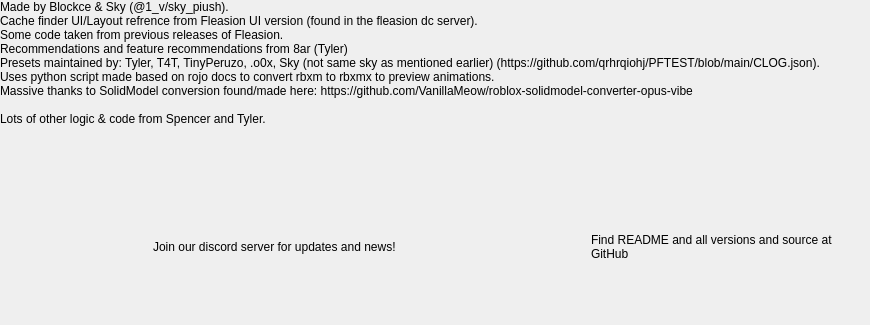
<?xml version="1.0" encoding="UTF-8"?>
<ui version="4.0">
 <class>CacheStuffTab</class>
 <widget class="QWidget" name="CacheStuffTab">
  <property name="geometry">
   <rect>
    <x>0</x>
    <y>0</y>
    <width>870</width>
    <height>325</height>
   </rect>
  </property>
  <property name="styleSheet">
   <string notr="true"/>
  </property>
  <layout class="QGridLayout" name="gridLayout">
   <property name="leftMargin">
    <number>0</number>
   </property>
   <property name="topMargin">
    <number>0</number>
   </property>
   <property name="rightMargin">
    <number>0</number>
   </property>
   <property name="bottomMargin">
    <number>0</number>
   </property>
   <item row="3" column="0">
    <layout class="QHBoxLayout" name="horizontalLayout">
     <item>
      <widget class="QFrame" name="frame">
       <property name="minimumSize">
        <size>
         <width>0</width>
         <height>157</height>
        </size>
       </property>
       <property name="maximumSize">
        <size>
         <width>16777215</width>
         <height>157</height>
        </size>
       </property>
       <property name="styleSheet">
        <string notr="true">background-color: transparent;</string>
       </property>
       <property name="frameShape">
        <enum>QFrame::Shape::StyledPanel</enum>
       </property>
       <property name="frameShadow">
        <enum>QFrame::Shadow::Raised</enum>
       </property>
       <layout class="QHBoxLayout" name="horizontalLayout_3">
        <item>
         <widget class="QLabel" name="DiscordIcon">
          <property name="minimumSize">
           <size>
            <width>137</width>
            <height>137</height>
           </size>
          </property>
          <property name="maximumSize">
           <size>
            <width>137</width>
            <height>137</height>
           </size>
          </property>
          <property name="text">
           <string/>
          </property>
          <property name="pixmap">
           <pixmap>:/icons/DiscordIcon.png</pixmap>
          </property>
          <property name="scaledContents">
           <bool>true</bool>
          </property>
          <property name="alignment">
           <set>Qt::AlignmentFlag::AlignCenter</set>
          </property>
         </widget>
        </item>
        <item>
         <widget class="QLabel" name="DiscordInfo">
          <property name="text">
           <string>Join our discord server for updates and news!</string>
          </property>
          <property name="wordWrap">
           <bool>true</bool>
          </property>
         </widget>
        </item>
       </layout>
      </widget>
     </item>
     <item>
      <widget class="QFrame" name="frame_2">
       <property name="minimumSize">
        <size>
         <width>0</width>
         <height>157</height>
        </size>
       </property>
       <property name="maximumSize">
        <size>
         <width>16777215</width>
         <height>157</height>
        </size>
       </property>
       <property name="styleSheet">
        <string notr="true">background-color: transparent;</string>
       </property>
       <property name="frameShape">
        <enum>QFrame::Shape::StyledPanel</enum>
       </property>
       <property name="frameShadow">
        <enum>QFrame::Shadow::Raised</enum>
       </property>
       <layout class="QHBoxLayout" name="horizontalLayout_2">
        <item>
         <widget class="QLabel" name="GitHubIcon">
          <property name="minimumSize">
           <size>
            <width>137</width>
            <height>137</height>
           </size>
          </property>
          <property name="maximumSize">
           <size>
            <width>137</width>
            <height>137</height>
           </size>
          </property>
          <property name="text">
           <string/>
          </property>
          <property name="pixmap">
           <pixmap>:/icons/GitHubIcon.png</pixmap>
          </property>
          <property name="scaledContents">
           <bool>true</bool>
          </property>
          <property name="alignment">
           <set>Qt::AlignmentFlag::AlignCenter</set>
          </property>
         </widget>
        </item>
        <item>
         <widget class="QLabel" name="GitHubInfo">
          <property name="text">
           <string>Find README and all versions and source at GitHub</string>
          </property>
          <property name="wordWrap">
           <bool>true</bool>
          </property>
         </widget>
        </item>
       </layout>
      </widget>
     </item>
    </layout>
   </item>
   <item row="0" column="0">
    <widget class="QLabel" name="label">
     <property name="minimumSize">
      <size>
       <width>0</width>
       <height>0</height>
      </size>
     </property>
     <property name="text">
      <string>&lt;html&gt;&lt;head/&gt;&lt;body&gt;&lt;p&gt;Made by Blockce &amp;amp; Sky (@1_v/sky_piush).&lt;br/&gt;Cache finder UI/Layout refrence from Fleasion UI version (found in the fleasion dc server).&lt;br/&gt;Some code taken from previous releases of Fleasion.&lt;br/&gt;Recommendations and feature recommendations from 8ar (Tyler)&lt;br/&gt;Presets maintained by: Tyler, T4T, TinyPeruzo, .o0x, Sky (not same sky as mentioned earlier) (https://github.com/qrhrqiohj/PFTEST/blob/main/CLOG.json).&lt;br/&gt;Uses python script made based on rojo docs to convert rbxm to rbxmx to preview animations.&lt;br/&gt;Massive thanks to SolidModel conversion found/made here: https://github.com/VanillaMeow/roblox-solidmodel-converter-opus-vibe&lt;br/&gt;&lt;br/&gt;Lots of other logic &amp;amp; code from Spencer and Tyler.&lt;/p&gt;&lt;/body&gt;&lt;/html&gt;</string>
     </property>
     <property name="textFormat">
      <enum>Qt::TextFormat::AutoText</enum>
     </property>
     <property name="scaledContents">
      <bool>false</bool>
     </property>
     <property name="alignment">
      <set>Qt::AlignmentFlag::AlignLeading|Qt::AlignmentFlag::AlignLeft|Qt::AlignmentFlag::AlignTop</set>
     </property>
     <property name="wordWrap">
      <bool>true</bool>
     </property>
     <property name="openExternalLinks">
      <bool>true</bool>
     </property>
    </widget>
   </item>
  </layout>
 </widget>
 <resources>
  <include location="resources.qrc"/>
 </resources>
 <connections/>
</ui>
